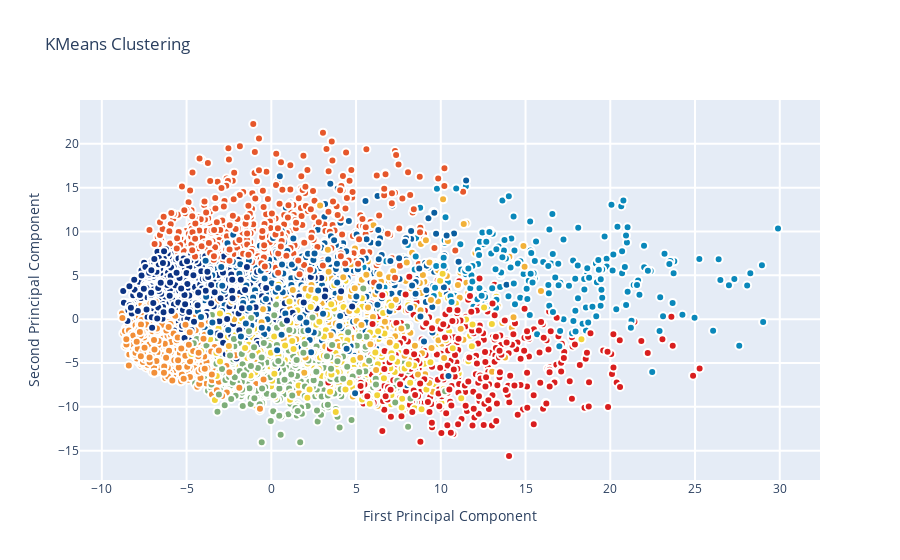

The code cell stored with this chart in its notebook:
### Code cell
from sklearn.cluster import KMeans # KMeans clustering 
# Set a KMeans clustering with 9 components ( 9 chosen sneakily ;) as hopefully we get back our 9 class labels)
kmeans = KMeans(n_clusters=9)
# Compute cluster centers and predict cluster indices
X_clustered = kmeans.fit_predict(X_5d)

trace_Kmeans = go.Scatter(x=X_5d[:, 0], y= X_5d[:, 1], mode="markers",
                    showlegend=False,
                    marker=dict(
                            size=8,
                            color = X_clustered,
                            colorscale = 'Portland',
                            showscale=False, 
                            line = dict(
            width = 2,
            color = 'rgb(255, 255, 255)'
        )
                   ))

layout = go.Layout(
    title= 'KMeans Clustering',
    hovermode= 'closest',
    xaxis= dict(
         title= 'First Principal Component',
        ticklen= 5,
        zeroline= False,
        gridwidth= 2,
    ),
    yaxis=dict(
        title= 'Second Principal Component',
        ticklen= 5,
        gridwidth= 2,
    ),
    showlegend= True
)

data = [trace_Kmeans]
fig1 = dict(data=data, layout= layout)
# fig1.append_trace(contour_list)
py.iplot(fig1, filename="svm")

### Figure 1 — Plotly figure (JSON) as saved in the notebook; plotly's stock layout.template omitted (floating-point values rounded to 4 significant figures; data arrays with more than 128 entries replaced by an {"elided": "..."} marker saying what was removed)
{"data": [{"showlegend": false, "y": {"elided": "6000 float values"}, "mode": "markers", "marker": {"color": {"elided": "6000 int values"}, "line": {"color": "rgb(255, 255, 255)", "width": 2}, "size": 8, "showscale": false, "colorscale": [[0, "rgb(12,51,131)"], [0.25, "rgb(10,136,186)"], [0.5, "rgb(242,211,56)"], [0.75, "rgb(242,143,56)"], [1, "rgb(217,30,30)"]]}, "x": {"elided": "6000 float values"}, "type": "scatter"}], "layout": {"showlegend": true, "yaxis": {"ticklen": 5, "gridwidth": 2, "title": {"text": "Second Principal Component"}}, "title": {"text": "KMeans Clustering"}, "xaxis": {"zeroline": false, "ticklen": 5, "gridwidth": 2, "title": {"text": "First Principal Component"}}, "hovermode": "closest"}}
